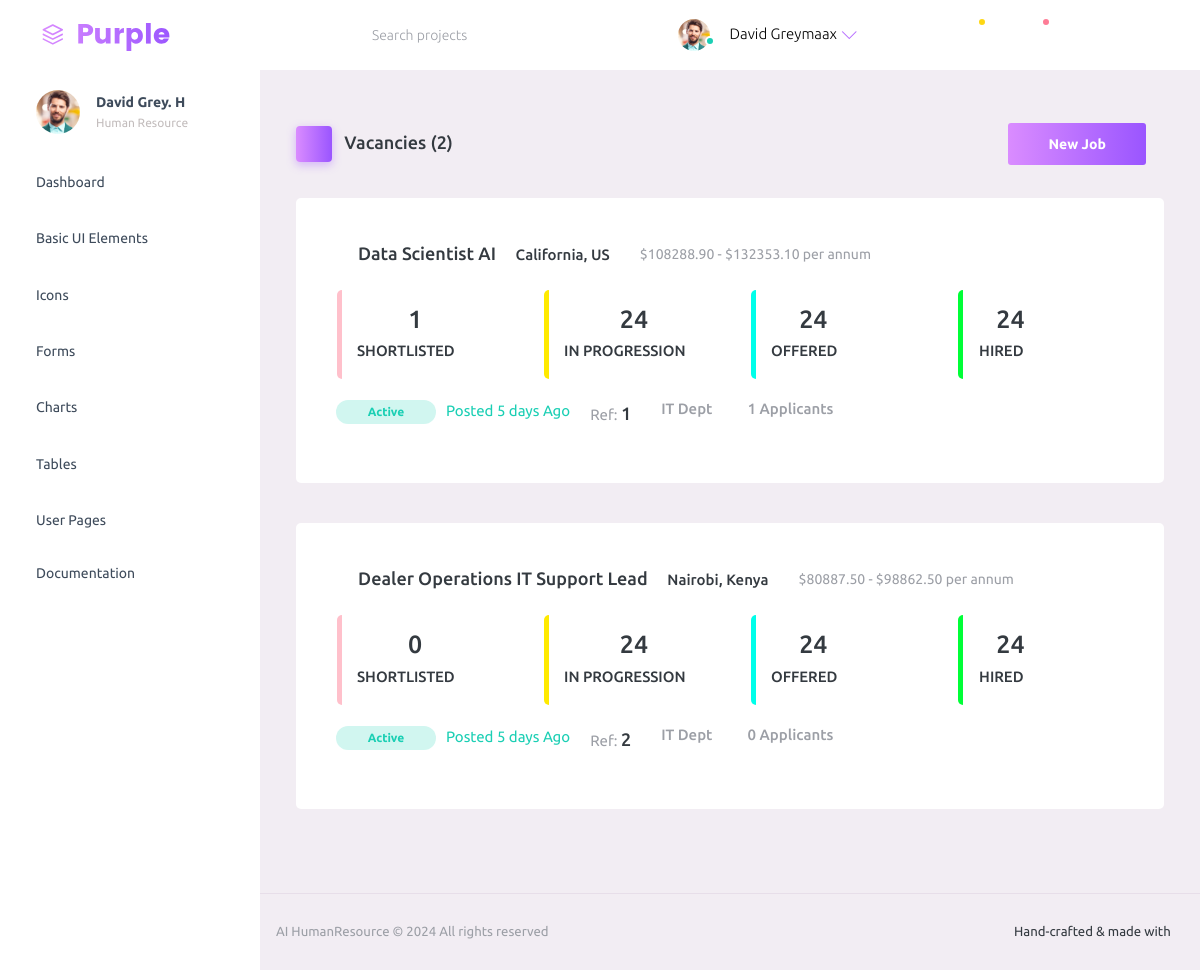
The page /human-resource/ on the database as committed earlier.
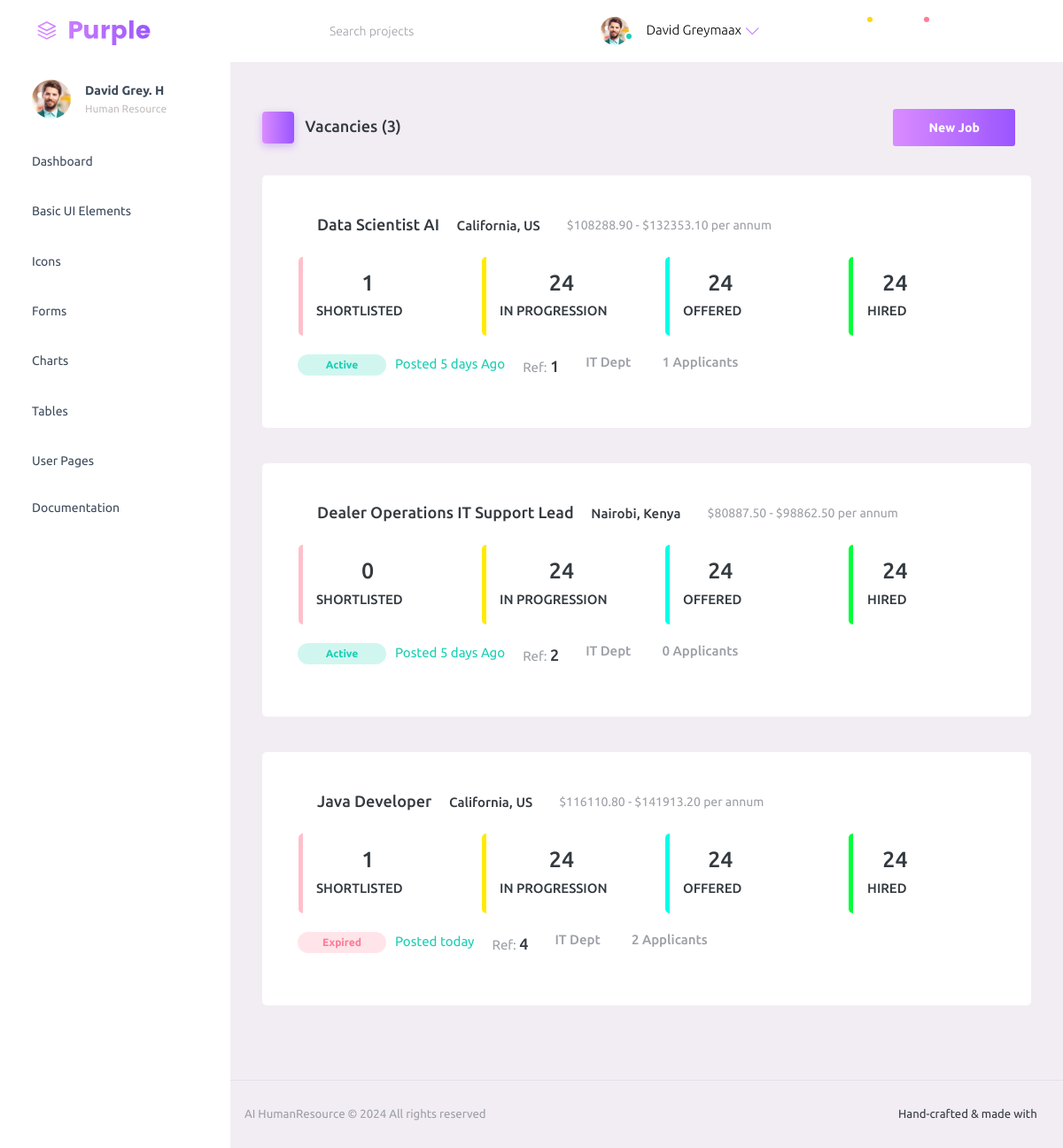
The same page on the database as committed later.
### HumanResource/models.py (models this page shows, shortened)
class Job(models.Model):
    job_title = models.CharField(max_length=100, null=False)
    department = models.CharField(max_length=50, choices=departments)
    salary = models.IntegerField()
    location = models.CharField(max_length=100, choices=locations)
    introduction = models.CharField(max_length=220)
    brief_posting_description = models.CharField(max_length=400)
    responsibilities = models.CharField(max_length=3000)
    qualifications = models.CharField(max_length=1500)
    is_active = models.BooleanField(default=True)
    date_posted = models.DateField(auto_now_add=True)

### HumanResource/views.py (the view)
# urls.py: 2. Add a URL to urlpatterns:  path('', views.home, name='home')
def home(request):
    jobs = Job.objects.all()
    job_data = {}
    for j in jobs:
        lower_bound = j.salary * 0.9
        upper_bound = j.salary * 1.1
        posted = (datetime.datetime.today().date() - j.date_posted).days
        applicants = j.applicants.all().count()
        shortlisted = j.shortlist.all().count()
        job_data[j.id] = {
            'job': j,
            'lower_bound': f"{lower_bound:.2f}",
            'upper_bound': f"{upper_bound:.2f}",
            'posted': posted,
            'applicants': applicants,
            'shortlisted': shortlisted
        }
    return render(request, 'app/hr_dashboard.html', {'job_data': job_data, 'total_jobs': Job.objects.all().count()})

### HumanResource/templates/app/hr_dashboard.html (shortened to what this page needs)
{% extends 'app/index.html' %}
{% load static %}
{% block body %}
<div class="page-header">
    <h3 class="page-title">
      <span class="page-title-icon bg-gradient-primary text-white me-2">
        <i class="mdi mdi-home"></i>
      </span> Vacancies ({{ total_jobs }})
    </h3>
    <nav aria-label="breadcrumb">
      <ul class="breadcrumb">
        <li class="breadcrumb-item active" aria-current="page">
          <a class="btn btn-gradient-primary btn-md" href="{% url 'new-job' %}">New Job</a></i>
        </li>
      </ul>
    </nav>
</div>
{% if job_data %}
{% for job_id, data in job_data.items %}
<div class="row">
    <div class="col-12 grid-margin">
      <div class="card">
        <div class="card-body">
            <div class="row">
                <div class="d-flex flex-row">
                    <h4 class="card-title"><i class="mdi mdi-checkbox-marked-outline text-success" style="font-size: 23px;"></i> {{ data.job.job_title }}</h4>
                    <h6 style="margin: 8px;"><i class="mdi mdi-map-marker-outline"></i>{{ data.job.location }}</h6>
                    <small class="text-muted" style="margin: 8px;"><i class="mdi mdi-cash-multiple"></i> ${{ data.lower_bound }} - ${{ data.upper_bound }} per annum</small>
                </div>
            </div>
            <div class="row">
              <div class="col-md-3 stretch-card grid-margin">
                <a class="btn" style="padding: 0px !important;" href="{% url 'shortlist' data.job.id %}">
                <div class="card"  style="border-left: 5px solid pink; margin-top: 10px;">
                  <div class="card-body" style="padding: 15px;">
                    <h3><i class="mdi mdi-account-multiple-outline" style="color: pink;"></i> {{ data.shortlisted }}</h3>
                          <div class="metric-value d-inline-block">
                              <h6 class="mb-1">SHORTLISTED</h6>
                          </div>
                  </div>
                </div>
              </a>
              </div>
              <div class="col-md-3 stretch-card grid-margin">
                <a class="btn" style="padding: 0px !important;" >
                <div class="card"  style="border-left: 5px solid rgb(255, 234, 0); margin-top: 10px;">
                  <div class="card-body" style="padding: 15px;">
                    <h3><i class="mdi mdi-arrow-right" style="color: rgb(255, 234, 0);"></i> 24</h3>
                          <div class="metric-value d-inline-block">
                              <h6 class="mb-1">IN PROGRESSION</h6>
                          </div>
                  </div>
                </div>
                </a>
              </div>
              <div class="col-md-3 stretch-card grid-margin">
                <a class="btn" style="padding: 0px !important;" >
                <div class="card"  style="border-left: 5px solid rgb(0, 255, 234); margin-top: 10px;">
                  <div class="card-body" style="padding: 15px;">
                    <h3><i class="mdi mdi-check" style="color: rgb(0, 255, 234);"></i> 24</h3>
                          <div class="metric-value d-inline-block">
                              <h6 class="mb-1">OFFERED</h6>
                          </div>
                  </div>
                </div>
                </a>
              </div>
              <div class="col-md-3 stretch-card grid-margin">
                <a class="btn" style="padding: 0px !important;" >
                <div class="card"  style="border-left: 5px solid rgb(0, 255, 55); margin-top: 10px;">
                  <div class="card-body" style="padding: 15px;">
                    <h3><i class="mdi mdi-thumb-up-outline" style="color: rgb(0, 255, 55);"></i> 24</h3>
                          <div class="metric-value d-inline-block">
                              <h6 class="mb-1">HIRED</h6>
                          </div>
                  </div>
                </div>
                </a>
              </div>
            </div>
            <div class="row">
              <div class="stretch-card" style="margin-top: -20px;">
                {% if data.job.is_active %}
                <a class="btn btn-inverse-success btn-rounded btn-md"
                style="height: 24px !important; padding: 5px !important; width: 100px !important; font-size: 12px;" href="{% url 'edit-job' data.job.id %}">Active</a>
                {% else %}
                <a class="btn btn-inverse-danger btn-rounded btn-md"
                style="height: 24px !important; padding: 5px !important; width: 100px !important; font-size: 12px;" href="{% url 'edit-job' data.job.id %}">Expired</a>
                {% endif %}
                {% if data.posted > 0 %}
                <p class="text-success" style="margin-left: 10px;">Posted {{ data.posted }} days Ago</p>
                {% else %}
                <p class="text-success" style="margin-left: 10px;">Posted today</p>
                {% endif %}
                <p class="text-muted" style="margin-left: 20px;">Ref: <span class="card-title">{{ data.job.id }}</span></p>
                <h6 class="text-muted" style="margin-left: 30px;">{{ data.job.department }} Dept</h6>
                <h6 class="text-muted" style="margin-left: 20px;"><i class="mdi mdi-account"></i> {{ data.applicants }} Applicants</h6>
              </div>
            </div>
        </div>
      </div>
    </div>
  </div>
{% endfor %}
{% else %}
<div class="row">
  <h4 class="card-title"> No Jobs Available</h4>
</div>
{% endif %}
{% endblock body %}

### HumanResource/templates/app/index.html (shortened to what this page needs)
<!DOCTYPE html>
{% load static %}
<html lang="en">
  <head>
    <link rel="stylesheet" href="{% static 'assets/vendors/mdi/css/materialdesignicons.min.css' %}">
    <link rel="stylesheet" href="{% static 'assets/vendors/ti-icons/css/themify-icons.css' %}">
    <link rel="stylesheet" href="{% static 'assets/vendors/css/vendor.bundle.base.css' %}">
    <link rel="stylesheet" href="{% static 'assets/vendors/font-awesome/css/font-awesome.min.css' %}">
    <link rel="stylesheet" href="{% static 'assets/vendors/select2/select2.min.css' %}">
    <link rel="stylesheet" href="{% static 'assets/vendors/select2-bootstrap-theme/select2-bootstrap.min.css' %}">
    <link rel="stylesheet" href="{% static 'assets/css/style.css' %}">
  </head>
  <body>
    <div class="container-scroller">
      {% include 'partials/_navbar.html' %}
      <div class="container-fluid page-body-wrapper">
        {% include 'partials/_sidebar.html' %}
        <div class="main-panel">
          <div class="content-wrapper">
            {% block body %}
            {% endblock body %}
          </div>
          {% include 'partials/_footer.html' %}
        </div>
      </div>
    </div>
  </body>
</html>

### HumanResource/templates/partials/_navbar.html (shortened to what this page needs)
{% load static %}
<nav class="navbar default-layout-navbar col-lg-12 col-12 p-0 fixed-top d-flex flex-row">
    <div class="text-center navbar-brand-wrapper d-flex align-items-center justify-content-start">
      <a class="navbar-brand brand-logo" href="#"><img src="{% static 'assets/images/logo.svg' %}" alt="logo" /></a>
    </div>
    <div class="navbar-menu-wrapper d-flex align-items-stretch">
      <button class="navbar-toggler navbar-toggler align-self-center" type="button" data-toggle="minimize">
        <span class="mdi mdi-menu"></span>
      </button>
      <div class="search-field d-none d-md-block">
        <form class="d-flex align-items-center h-100" action="#">
          <div class="input-group">
            <div class="input-group-prepend bg-transparent">
              <i class="input-group-text border-0 mdi mdi-magnify"></i>
            </div>
            <input type="text" class="form-control bg-transparent border-0" placeholder="Search projects">
          </div>
        </form>
      </div>
      <ul class="navbar-nav navbar-nav-right">
        <li class="nav-item nav-profile dropdown">
          <a class="nav-link dropdown-toggle" id="profileDropdown" href="#" data-bs-toggle="dropdown" aria-expanded="false">
            <div class="nav-profile-img">
              <img src="{% static 'assets/images/faces/face1.jpg' %}" alt="image">
              <span class="availability-status online"></span>
            </div>
            <div class="nav-profile-text">
              <p class="mb-1 text-black">David Greymaax</p>
            </div>
          </a>
        </li>
        <li class="nav-item d-none d-lg-block full-screen-link">
          <a class="nav-link">
            <i class="mdi mdi-fullscreen" id="fullscreen-button"></i>
          </a>
        </li>
        <li class="nav-item dropdown">
          <a class="nav-link count-indicator dropdown-toggle" id="messageDropdown" href="#" data-bs-toggle="dropdown" aria-expanded="false">
            <i class="mdi mdi-email-outline"></i>
            <span class="count-symbol bg-warning"></span>
          </a>
        </li>
        <li class="nav-item dropdown">
          <a class="nav-link count-indicator dropdown-toggle" id="notificationDropdown" href="#" data-bs-toggle="dropdown">
            <i class="mdi mdi-bell-outline"></i>
            <span class="count-symbol bg-danger"></span>
          </a>
        </li>
        <li class="nav-item nav-logout d-none d-lg-block">
          <a class="nav-link" href="#">
            <i class="mdi mdi-power"></i>
          </a>
        </li>
        <li class="nav-item nav-settings d-none d-lg-block">
          <a class="nav-link" href="#">
            <i class="mdi mdi-format-line-spacing"></i>
          </a>
        </li>
      </ul>
    </div>
  </nav>

### HumanResource/templates/partials/_sidebar.html (shortened to what this page needs)
{% load static %}
<nav class="sidebar sidebar-offcanvas" id="sidebar">
    <ul class="nav">
      <li class="nav-item nav-profile">
        <a href="#" class="nav-link">
          <div class="nav-profile-image">
            <img src="{% static 'assets/images/faces/face1.jpg' %}" alt="profile" />
          </div>
          <div class="nav-profile-text d-flex flex-column">
            <span class="font-weight-bold mb-2">David Grey. H</span>
            <span class="text-secondary text-small">Human Resource</span>
          </div>
          <i class="mdi mdi-bookmark-check text-success nav-profile-badge"></i>
        </a>
      </li>
      <li class="nav-item">
        <a class="nav-link" href="{% url 'human-resource' %}">
          <span class="menu-title">Dashboard</span>
          <i class="mdi mdi-home menu-icon"></i>
        </a>
      </li>
      <li class="nav-item">
        <a class="nav-link" data-bs-toggle="collapse" href="#ui-basic" aria-expanded="false" aria-controls="ui-basic">
          <span class="menu-title">Basic UI Elements</span>
          <i class="menu-arrow"></i>
          <i class="mdi mdi-crosshairs-gps menu-icon"></i>
        </a>
      </li>
      <li class="nav-item">
        <a class="nav-link" data-bs-toggle="collapse" href="#icons" aria-expanded="false" aria-controls="icons">
          <span class="menu-title">Icons</span>
          <i class="mdi mdi-contacts menu-icon"></i>
        </a>
      </li>
      <li class="nav-item">
        <a class="nav-link" data-bs-toggle="collapse" href="#forms" aria-expanded="false" aria-controls="forms">
          <span class="menu-title">Forms</span>
          <i class="mdi mdi-format-list-bulleted menu-icon"></i>
        </a>
      </li>
      <li class="nav-item">
        <a class="nav-link" data-bs-toggle="collapse" href="#charts" aria-expanded="false" aria-controls="charts">
          <span class="menu-title">Charts</span>
          <i class="mdi mdi-chart-bar menu-icon"></i>
        </a>
      </li>
      <li class="nav-item">
        <a class="nav-link" data-bs-toggle="collapse" href="#tables" aria-expanded="false" aria-controls="tables">
          <span class="menu-title">Tables</span>
          <i class="mdi mdi-table-large menu-icon"></i>
        </a>
      </li>
      <li class="nav-item">
        <a class="nav-link" data-bs-toggle="collapse" href="#auth" aria-expanded="false" aria-controls="auth">
          <span class="menu-title">User Pages</span>
          <i class="menu-arrow"></i>
          <i class="mdi mdi-lock menu-icon"></i>
        </a>
      </li>
      <li class="nav-item">
        <a class="nav-link" href="#" target="_blank">
          <span class="menu-title">Documentation</span>
        </a>
      </li>
    </ul>
  </nav>

### HumanResource/templates/partials/_footer.html
{% load static %}
<footer class="footer">
    <div class="d-sm-flex justify-content-center justify-content-sm-between">
      <span class="text-muted text-center text-sm-left d-block d-sm-inline-block">AI HumanResource &copy; <script type="text/javascript">document.write(new Date().getFullYear());</script> All rights reserved</span>
      <span class="float-none float-sm-right d-block mt-1 mt-sm-0 text-center">Hand-crafted & made with <i class="mdi mdi-heart text-danger"></i></span>
    </div>
</footer>

Rows that differ between the two databases and show on the page:
added Job: job.job_title "Java Developer", job.location "California, US", lower_bound "116110.80", upper_bound "141913.20", shortlisted "1", is_active "Expired", shows "Posted today", job.id "4", job.department "IT", applicants "2"
Other text that changed with them:
{{ total_jobs }}: "2" → "3"
